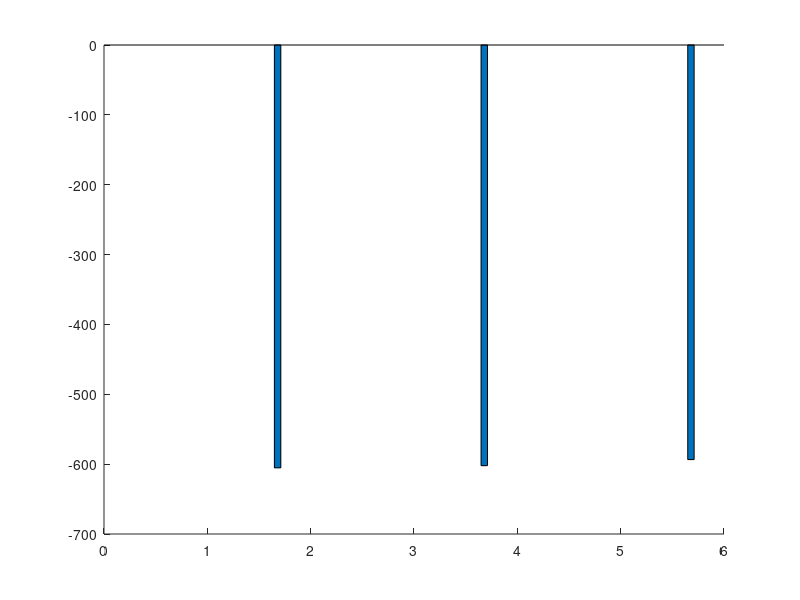

Write MATLAB code to recreate this figure. (Note: this script raises an error after producing the figure.)
%% 画出各种资源分别提供调频的收益/成本

A = [138.7502003	-71.52794628	137.6740655	-70.05996592	140.2014535	-51.5243916	49.23799645	-412.1736452	138.695522
-605.285949	630.5325827	0	0	0	0	0	0	0
138.7502003	-70.07117024	137.5488673	-79.88318784	162.5272887	-51.39026194	48.39303963	-400.8460189	114.6694399
-602.1906389	645.0809603	0	0	0	0	0	0	0
138.7502003	-70.51505794	137.5507523	-80.90904111	156.9875032	-51.62331388	48.24102055	-390.4331104	133.1448408
-593.4805234	632.2184309	0	0	0	0	0	0	0
];

X = A;
Xneg = X;
Xneg(Xneg>0) = 0;
Xpos = X;
Xpos(Xpos<0) = 0;
hold on
bar(Xneg,'stack')
bar(Xpos,'stack')
hold off